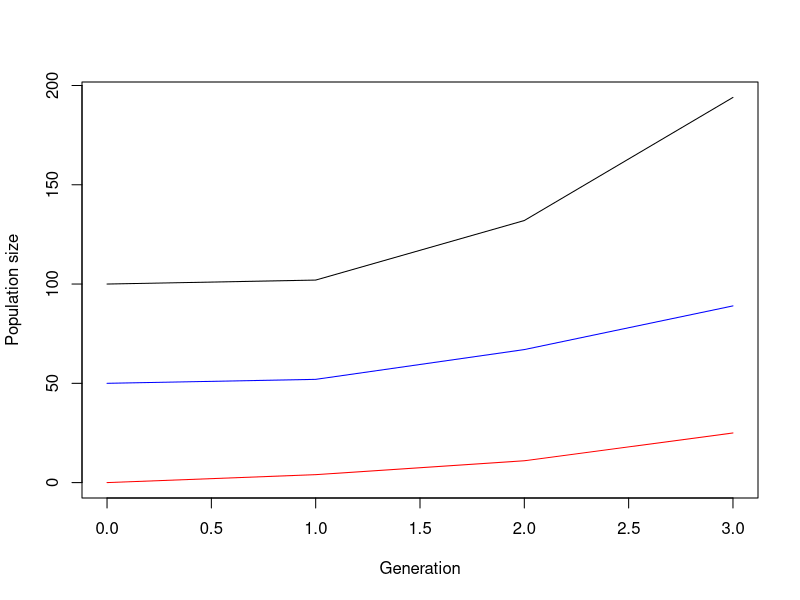

This figure's R source: (Note: this script raises an error after producing the figure.)
## ---- chunk 1
simulate_one_gen <- function(N_wd, N_wb, N_sd, N_sb, decay_rate_wm, decay_rate_sm, s_wm, s_sm, m_rate_wm, m_rate_sm) {
  # draw offspring according to Poisson distribution
  offsp_wd <- rpois(1, N_wd * (1-decay_rate_wm-s_wm))
  offsp_wb <- rpois(1, N_wb * (1-decay_rate_wm+s_wm))
  offsp_sd <- rpois(1, N_sd * (1-decay_rate_sm-s_sm))
  offsp_sb <- rpois(1, N_sb * (1-decay_rate_sm+s_sm))
  # draw new mutants according to Poisson distribution
  mut_wd_to_wb <- rpois(1, offsp_wd * m_rate_wm)
  mut_sd_to_sb <- rpois(1, offsp_sd * m_rate_sm)
  mut_wb_to_wd <- rpois(1, offsp_wb * m_rate_wm)
  mut_sb_to_sd <- rpois(1, offsp_sb * m_rate_sm)
  
  # determine new population sizes of wild type and mutant
  N_wd_new <- max(offsp_wd - mut_wd_to_wb, 0)+(offsp_wd + mut_wb_to_wd)
  N_wb_new <- max(offsp_wb - mut_wb_to_wd, 0)+(offsp_wb + mut_wd_to_wb)
  N_sd_new <- max(offsp_sd - mut_sd_to_sb, 0)+(offsp_sd + mut_sb_to_sd)
  N_sb_new <- max(offsp_sb - mut_sb_to_sd, 0)+(offsp_sb + mut_sd_to_sb)
  
 return(c(N_wd_new, N_wb_new, N_sd_new, N_sb_new))
}
# Test the function
print(simulate_one_gen(N_wd=50, N_wb=0, N_sd=50, N_sb=0, decay_rate_wm=0.1, decay_rate_sm=0.2, s_wm=0.2, s_sm=0.4, m_rate_wm=0.1, m_rate_sm=0.1))
## ---- chunk 2
max_gen=1000
simulate_pop <- function(init_wd, init_wb,  init_sd, init_sb, decay_rate_wm, decay_rate_sm, s_wm, s_sm, m_rate_wm, m_rate_sm, max_gen) {
  # Create the vector in which to save the results
  pop_vector <- c(init_wd,init_wb, init_sd, init_wb)
  # initiate the variables
  pop_new <- c(init_wd, init_wb, init_sd, init_sb)
  
  # run the simulation until generation t_max
  for (i in 1:max_gen+1) {
    # redefine the current population one generation later
    pop_new <- simulate_one_gen(pop_new[1],pop_new[2],pop_new[3],pop_new[4], decay_rate_wm, decay_rate_sm, s_wm, s_sm, m_rate_wm, m_rate_sm)
    # add the new population sizes to the output vector
    pop_vector <- rbind(pop_vector,pop_new)
    # condition to stop the simulation before t_max: either the population exceeds 1.5 times the original population size, or it goes extinct
    if (pop_new[1]+pop_new[2]+pop_new[3]+pop_new[4]>=1.5*(init_wd+init_wb+ init_sd+init_sb) |                          pop_new[1]+pop_new[2]+pop_new[3]+pop_new[4]==0) break
}
  
  # define the row and column names of the output vector
  rownames(pop_vector) <- (0:max_gen)[1:length(pop_vector[,1])] # note that the vector has to be cut if the simulation stopped early
  colnames(pop_vector) <- c("wd","wb", "sd", "sb")
  # return the result
  return(pop_vector)	
}


# Test the function and plot the result
# set t_max to a value to be used througout
max_gen <- 1000
# create your simulation data
output <- simulate_pop(init_wd=50, init_wb=0,  init_sd=50, init_sb=0, decay_rate_wm=0.2, decay_rate_sm=0.3, s_wm=0.1, s_sm=0.2, m_rate_wm=0.1, m_rate_sm=0.1,max_gen)
# show the last few lines of the data table
print(tail(output))
# plot the output - note that the plot range and the x axis have to be adjusted based on the length of the table
# determine x axis range 
x_range <- 0:(length(output[,1])-1)
# this plots the total population size
plot(x_range,output[,1]+output[,2]+output[ ,3]+output[ ,4],type='l',ylim=c(0,max(output[,1]+output[,2]+output[ ,3]+output[ ,4])),xlab =  "Generation",ylab = "Population size")
# add number of wild type individuals
lines(x_range,output[,1], col="blue")
# add number of mutant individuals
lines(x_range,output[,2], col="red")
## ---- chunk 3
# set some parameters to fixed values
init_wm <- 100
init_sm <- 0
m_rate_wm <- 0.001
m_rate_sm <- 0.001
decay_rate_wm <- 0.1
decay_rate_sm <- 0.6
s_wm <- 0.2
s_sm <- 0.8
max_gen <- 1000
# determine how often to run the simulation for each set of parameters
no_replicates <- 100

# set parameters to vary
s_values <- c(0.2,0.3,0.4)
r_values <- c(0.05,0.1,0.15)

# initialize data table - where to collect the results
data_table <- c()
# run the simulation across all chosen parameters
# loop over decay rates
for(rval in r_values){
  # loop over selection coefficients
  for(sval in s_values){
    # different way of running many simulations: make replicates using "repeat" function with a counter i
    # reset counter
    i<-1
    repeat {
      # increase counter by one
      i<-i+1
      # run the simulation once
      one_run <- simulate_pop(init_a,init_A,rval,sval,m_rate,max_gen)
      # determine total population sizes
      total_size <- one_run[,1]+one_run[,2]
      # determine minimum population size
      min_size <- min(total_size)
      # determine (first) generation at which this population size occurred
      min_gen <- as.numeric(which(total_size==min_size)[1])
      # enter the data into the table
      data_table <- rbind(data_table,c(rval,sval,min_gen,min_size)) # note that we add the varying parameters (decay rate and selection coefficient) to the table too
      # stop the repeated computation after no_replicates times
      if(i>no_replicates) break
    }
  }
}
# define column names of data table
colnames(data_table) <- c("r","s","min_gen","no_min")
# show the first lines of the output
print(head(data_table))
